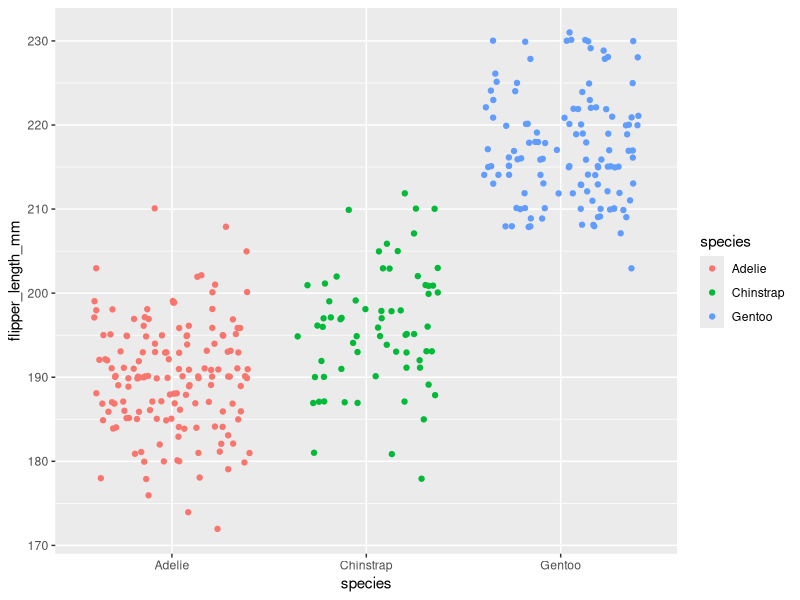

Write R code to recreate this figure.
library(palmerpenguins)
library(ggplot2)

ggplot(penguins) +
  aes(x = species,
      y = flipper_length_mm,
      fill = species,
      color = species) +
  geom_jitter(height = 0.15)
  geom_smooth(color = "black",
               fill = "black")
